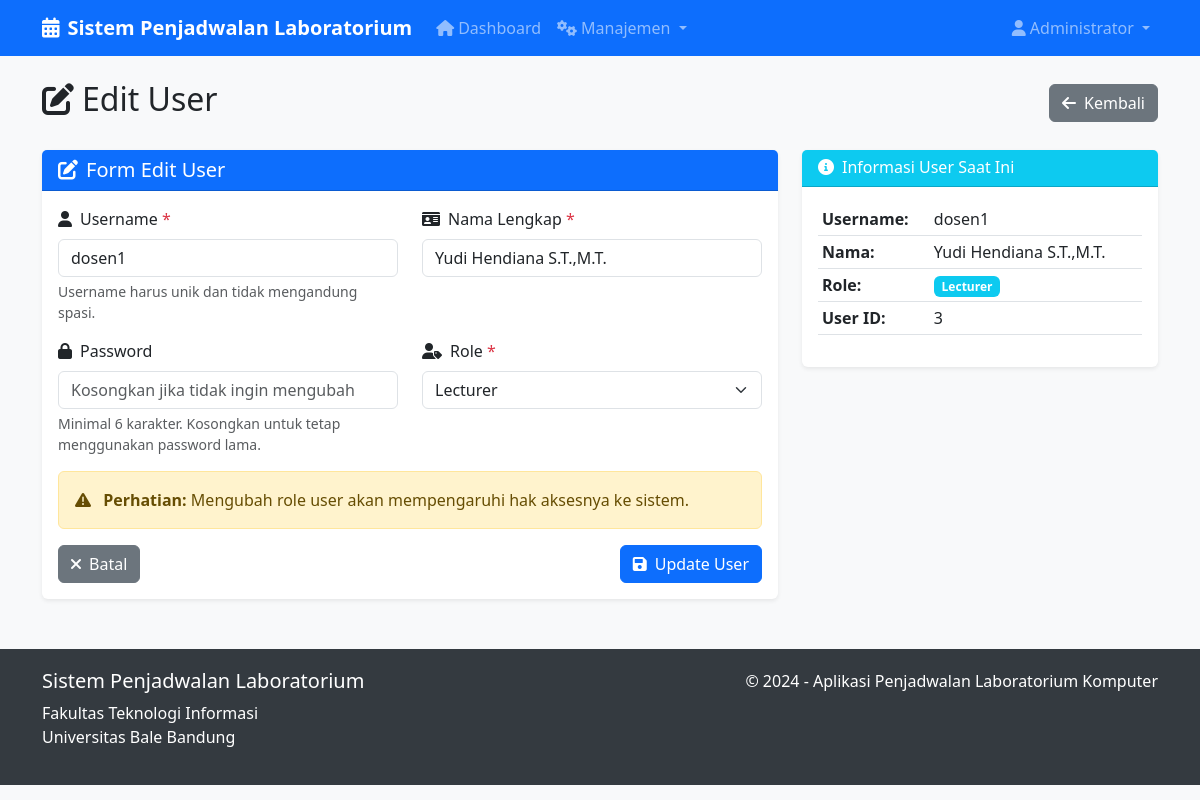
Before: /users/edit/3 (signed in) with the older database file.
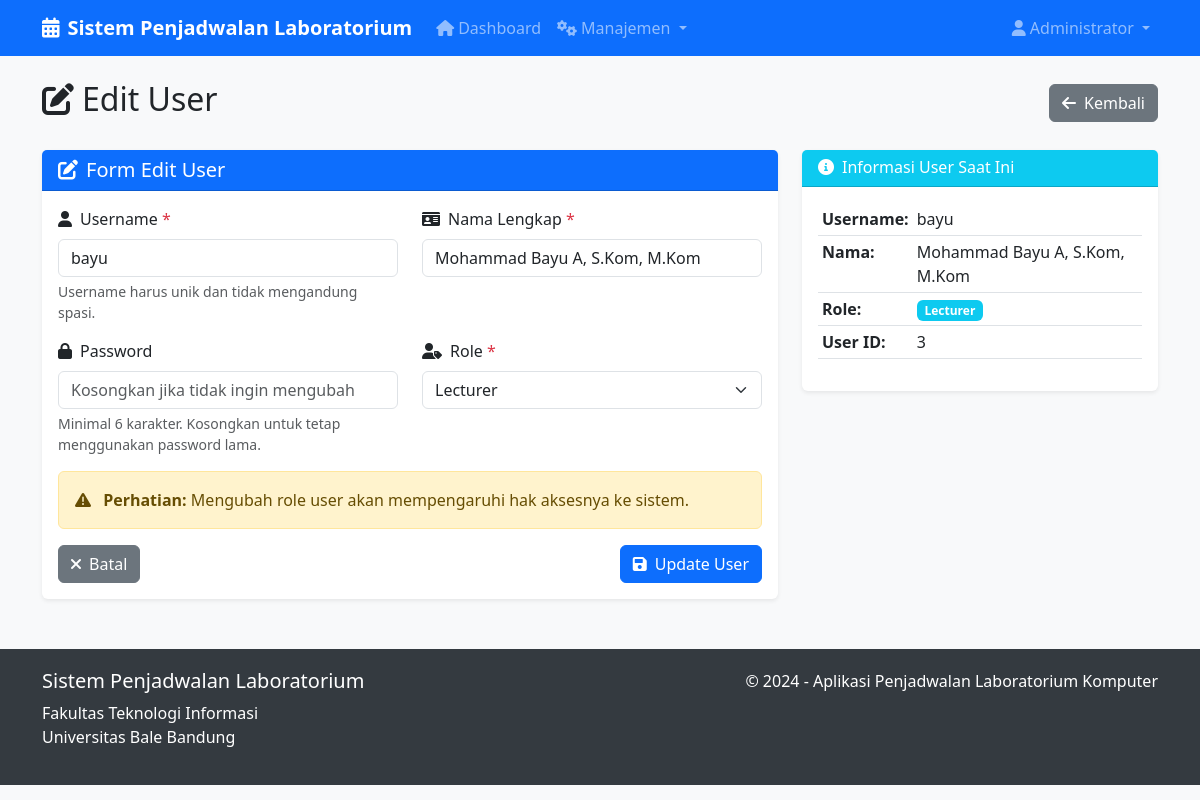
After: the same page with the newer database file.
### app.py (models this page shows)
class User(db.Model):
    id = db.Column(db.Integer, primary_key=True)
    username = db.Column(db.String(80), unique=True, nullable=False)
    password = db.Column(db.String(120), nullable=False)
    role = db.Column(db.String(20), nullable=False)  # admin, staff, lecturer
    full_name = db.Column(db.String(100), nullable=False)
    schedules = db.relationship('Schedule', backref='lecturer', lazy=True)

### app.py (the view, shortened to what this page needs)
@app.route('/users/edit/<int:id>', methods=['GET', 'POST'])
@role_required('admin')
def edit_user(id):
    user = User.query.get_or_404(id)
    return render_template('edit_user.html', user=user)

### app.py (called while the page is built)
def role_required(*roles):
    def decorator(f):
        from functools import wraps
        @wraps(f)
        def decorated_function(*args, **kwargs):
            if 'user_id' not in session:
                flash('Silakan login terlebih dahulu', 'danger')
                return redirect(url_for('login'))
            user = User.query.get(session['user_id'])
            if user.role not in roles:
                flash('Anda tidak memiliki akses ke halaman ini', 'danger')
                return redirect(url_for('dashboard'))
            return f(*args, **kwargs)
        return decorated_function
    return decorator

### templates/edit_user.html (shortened to what the changed rows need)
{% extends "base.html" %}
{% block content %}
<div class="row">
    <div class="col-12">
        <div class="d-flex justify-content-between align-items-center mb-4">
            <h2><i class="fas fa-edit me-2"></i>Edit User</h2>
        </div>
    </div>
</div>
<div class="row">
    <div class="col-md-8">
        <div class="card">
            <div class="card-body">
                <form method="POST">
                    <div class="row">
                        <div class="col-md-6 mb-3">
                            <label for="username" class="form-label">
                                <i class="fas fa-user me-2"></i>Username <span class="text-danger">*</span>
                            </label>
                            <input type="text" class="form-control" id="username" name="username"
                                   value="{{ user.username }}" required>
                            <div class="form-text">Username harus unik dan tidak mengandung spasi.</div>
                        </div>
                        <div class="col-md-6 mb-3">
                            <label for="full_name" class="form-label">
                                <i class="fas fa-id-card me-2"></i>Nama Lengkap <span class="text-danger">*</span>
                            </label>
                            <input type="text" class="form-control" id="full_name" name="full_name"
                                   value="{{ user.full_name }}" required>
                        </div>
                    </div>
                    <div class="row">
                        <div class="col-md-6 mb-3">
                            <label for="role" class="form-label">
                                <i class="fas fa-user-tag me-2"></i>Role <span class="text-danger">*</span>
                            </label>
                            <select class="form-select" id="role" name="role" required>
                                <option value="lecturer" {% if user.role == 'lecturer' %}selected{% endif %}>Lecturer</option>
                            </select>
                        </div>
                    </div>
                </form>
            </div>
        </div>
    </div>
    <div class="col-md-4">
        <div class="card">
            <div class="card-body">
                <table class="table table-sm">
                    <tr>
                        <td><strong>Username:</strong></td>
                        <td>{{ user.username }}</td>
                    </tr>
                    <tr>
                        <td><strong>Nama:</strong></td>
                        <td>{{ user.full_name }}</td>
                    </tr>
                    <tr>
                        <td><strong>User ID:</strong></td>
                        <td>{{ user.id }}</td>
                    </tr>
                </table>
            </div>
        </div>
    </div>
</div>
{% endblock %}

Changed rows visible on the page:
changed User "Lecturer": username "dosen1" → "bayu"; full_name "Yudi Hendiana S.T.,M.T." → "Mohammad Bayu A, S.Kom, M.Kom"
